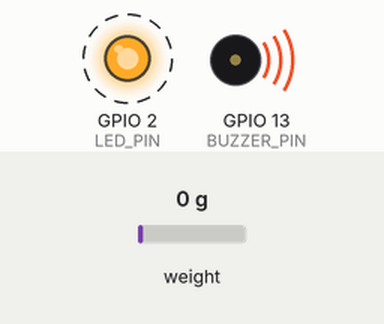
Recording of a sketch running on a simulated ESP32. On the bench: output pins drawn as LEDs (lit = HIGH), buzzer (waves = sounding, pin HIGH). Dashed ring = blinking. Inputs (shaded band) come from the test bench; at power-on: weight on the scale 0 g. WiFi joins after 1.5 s; servers stay silent unless stated; what the sketch prints to the serial monitor is not drawn.

Above: at 3.7 s.
3.8 s: weight on the scale set to 109 g
7.3 s: weight on the scale set to 121 g
At 8.5 s:
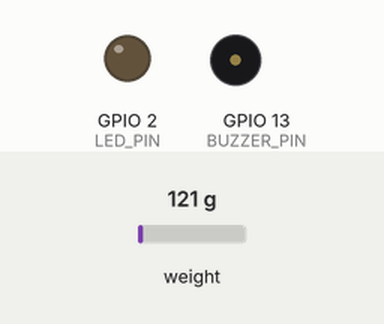
9.5 s: weight on the scale set to 100 g
At 10.25 s:
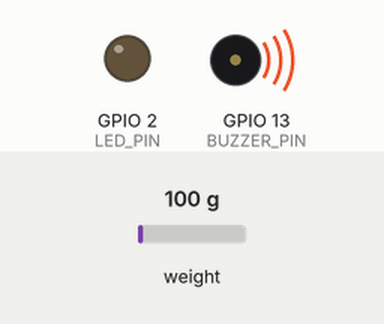
13.5 s: weight on the scale set to 1250 g
At 13.9 s:
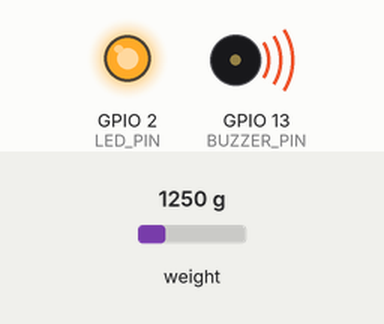
Timing chart, 0 to 16.5 s (numbered marks = the images above; inputs shaded):
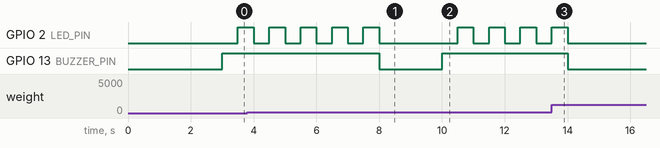

The sketch:

ESP32_IV_Monitor_Final.ino
```cpp
/**
 * ESP32_IV_Monitor_Final.ino
 * Project: Smart-IV Saline Monitoring System
 *
 * Hardware:
 *  - ESP32
 *  - HX711 Load Cell (Saline Bag)
 *  - Buzzer & LED
 *
 * Libraries:
 *  - Firebase ESP32 by Mobizt (v4.x.x recommended)
 *  - HX711 by bogde
 */

#include <Arduino.h>
#include <WiFi.h>
#include <Firebase_ESP_Client.h>
#include <HX711.h>

// Helper sub-modules
#include "addons/TokenHelper.h"
#include "config.h"
#include "firebase_credentials.h"

// ── GLOBAL OBJECTS ────────────────────────────────────
HX711 scale;
FirebaseData fbdo;
FirebaseAuth auth;
FirebaseConfig config;

// ── STATE VARIABLES ───────────────────────────────────
unsigned long lastReadTime = 0;
unsigned long lastPushTime = 0;
float currentWeight = 0;
int currentVolume = 0;
int currentPercentage = 0;
bool alertTriggered = false;

// Control states from Firebase
bool remoteBuzzer = false;
bool remoteLED = false;
bool remoteAck = false;

// ── HELPERS ───────────────────────────────────────────
int calculateVolume(float weight) {
    if (weight >= 622) return 500;
    if (weight <= 0) return 0;

    // Simple interpolation between thresholds
    if (weight > 388) return 250 + (weight - 388) * (500 - 250) / (622 - 388);
    if (weight > 230) return 125 + (weight - 230) * (250 - 125) / (388 - 230);
    if (weight > 115) return 50 + (weight - 115) * (125 - 50) / (230 - 115);
    return (weight / 115) * 50;
}

void handleAlerts() {
    bool localAlert = (currentWeight < W_LOW);

    // Alert logic: Continuous + Blinking
    if ((localAlert || remoteBuzzer) && !remoteAck) {
        digitalWrite(BUZZER_PIN, HIGH);
        digitalWrite(LED_PIN, (millis() / 500) % 2); // Blink 1Hz
    } else {
        digitalWrite(BUZZER_PIN, LOW);
        digitalWrite(LED_PIN, remoteLED ? HIGH : LOW);
    }
}

// ── SETUP ─────────────────────────────────────────────
void setup() {
    Serial.begin(115200);

    pinMode(BUZZER_PIN, OUTPUT);
    pinMode(LED_PIN, OUTPUT);

    // HX711 Initialization
    scale.begin(LOADCELL_DOUT_PIN, LOADCELL_SCK_PIN);
    scale.set_scale(CALIBRATION_FACTOR);
    scale.tare(); // Tares to zero on boot

    // Connect WiFi
    WiFi.begin(WIFI_SSID, WIFI_PASSWORD);
    Serial.print("Connecting to WiFi");
    while (WiFi.status() != WL_CONNECTED) {
        Serial.print(".");
        delay(500);
    }
    Serial.println("\nWiFi Connected");

    // Firebase Initialization
    config.api_key = API_KEY;
    auth.user.email = USER_EMAIL;
    auth.user.password = USER_PASSWORD;

    Firebase.begin(&config, &auth);
    Firebase.reconnectWiFi(true);
}

// ── MAIN LOOP ─────────────────────────────────────────
void loop() {
    if (!Firebase.ready()) return;

    unsigned long now = millis();

    // 1. Read Sensor (every 1s)
    if (now - lastReadTime >= SENSOR_READ_INTERVAL) {
        lastReadTime = now;
        if (scale.is_ready()) {
            currentWeight = scale.get_units(5); // Average of 5 readings
            currentVolume = calculateVolume(currentWeight);
            currentPercentage = (currentVolume * 100) / 500;
        }
    }

    // 2. Alert Logic & Hardware Control
    handleAlerts();

    // 3. Push to Firestore (every 5s)
    if (now - lastPushTime >= FIREBASE_SEND_INTERVAL) {
        lastPushTime = now;

        FirebaseJson json;
        json.set("fields/weight/doubleValue", (double)currentWeight);
        json.set("fields/volume/integerValue", currentVolume);
        json.set("fields/percentage/integerValue", currentPercentage);
        json.set("fields/alert_active/booleanValue", currentWeight < W_LOW);
        json.set("fields/buzzer_status/booleanValue", digitalRead(BUZZER_PIN));
        json.set("fields/led_status/booleanValue", digitalRead(LED_PIN));
        json.set("fields/timestamp/timestampValue", "NULL"); // Handled by server or use manual string

        String path = "projects/" + String(FIREBASE_PROJECT_ID) + "/databases/(default)/documents/readings/esp32_001";

        if (Firebase.Firestore.patchDocument(&fbdo, FIREBASE_PROJECT_ID, "", path.c_str(), json.raw(), "weight,volume,percentage,alert_active,buzzer_status,led_status")) {
            Serial.println("Push OK");
        } else {
            Serial.println(fbdo.errorReason());
        }

        // 4. Log Alert to History (if triggered and not yet logged)
        if (currentWeight < W_LOW && !alertTriggered) {
            alertTriggered = true;
            FirebaseJson logJson;
            logJson.set("fields/device_id/stringValue", "esp32_001");
            logJson.set("fields/alert_type/stringValue", "LOW_LEVEL");
            logJson.set("fields/percentage/integerValue", currentPercentage);
            logJson.set("fields/action_taken/stringValue", "Automatic Alert");

            String logPath = "projects/" + String(FIREBASE_PROJECT_ID) + "/databases/(default)/documents/alert_history";
            Firebase.Firestore.createDocument(&fbdo, FIREBASE_PROJECT_ID, "", logPath.c_str(), logJson.raw());
        } else if (currentWeight >= W_LOW) {
            alertTriggered = false;
        }
    }

    // 5. Listen for Listen for Control Commands (Simplified polling)
    // In production, use Firestore stream. For this template, we'll get the doc.
    if (now % 2000 == 0) { // Check controls every 2s
        String controlPath = "projects/" + String(FIREBASE_PROJECT_ID) + "/databases/(default)/documents/controls/esp32_001";
        if (Firebase.Firestore.getDocument(&fbdo, FIREBASE_PROJECT_ID, "", controlPath.c_str())) {
            FirebaseJson &res = fbdo.jsonObject();
            // Parse buzzer_control, led_control, acknowledge_alert logic here
            // Note: FirebaseESP32 json parsing for Firestore is nested under 'fields'
        }
    }
}
```

firebase_credentials.h
```cpp
/**
 * firebase_credentials.h - Connection Details
 * Project: Smart-IV Saline Monitoring System
 */

#ifndef FIREBASE_CREDENTIALS_H
#define FIREBASE_CREDENTIALS_H

// ── WIFI ──────────────────────────────────────────────
#define WIFI_SSID     "YOUR_WIFI_SSID"
#define WIFI_PASSWORD "YOUR_WIFI_PASSWORD"

// ── FIREBASE ──────────────────────────────────────────
// Get the API Key from Firebase Console > Project Settings
#define API_KEY       "AIzaSyAJNIwyPoVkPwtohLZS9PTj4GSZupbFtRg"
#define FIREBASE_PROJECT_ID "ir-monitoring-system"

// For Email/Password Authentication
#define USER_EMAIL    "esp32@system.local" // Create this user in Firebase Auth
#define USER_PASSWORD "esp32password"

#endif
```

config.h
```cpp
/**
 * config.h - Hardware Pins & Thresholds
 * Project: Smart-IV Saline Monitoring System
 */

#ifndef CONFIG_H
#define CONFIG_H

// ── PINS ──────────────────────────────────────────────
#define LOADCELL_DOUT_PIN  18  // DT
#define LOADCELL_SCK_PIN   19  // SCK
#define BUZZER_PIN         13  // Pulse/Continuous Buzzer
#define LED_PIN            2   // Status LED

// ── CALIBRATION ───────────────────────────────────────
#define CALIBRATION_FACTOR 420.0  // Adjust via Serial Monitor if needed

// ── THRESHOLDS (Grams) ────────────────────────────────
#define W_FULL    622
#define W_HALF    388
#define W_QTR     230
#define W_LOW     115

// ── TIMING ───────────────────────────────────────────
#define SENSOR_READ_INTERVAL  1000  // 1 second
#define FIREBASE_SEND_INTERVAL 5000  // 5 seconds

#endif
```

Measured:
- the behaviour switches between 114 and 115 g on weight on the scale (found by bisection; images 0 and 1)
- after the input at 7.3 s, GPIO 2 (LED_PIN): goes on until 8.0 s, then stays LOW; GPIO 13 (BUZZER_PIN): HIGH → LOW after 0.70 s
- after the input at 9.5 s, GPIO 2 (LED_PIN): alternates HIGH for 0.50 s and LOW for 0.50 s, starting after 1.0 s; GPIO 13 (BUZZER_PIN): LOW → HIGH after 0.50 s
- after the input at 13.5 s, GPIO 2 (LED_PIN): goes on until 14.0 s, then stays LOW; GPIO 13 (BUZZER_PIN): HIGH → LOW after 0.50 s
- by itself, GPIO 2 (LED_PIN): alternates HIGH for 0.50 s and LOW for 0.50 s
